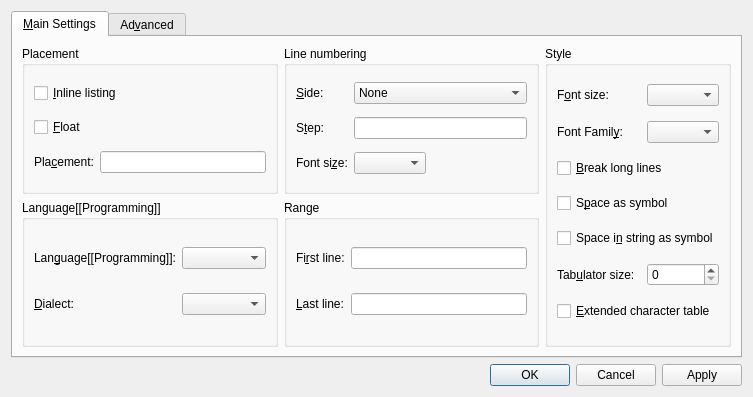
<?xml version="1.0" encoding="UTF-8"?>
<ui version="4.0">
 <class>ListingsUi</class>
 <widget class="QDialog" name="ListingsUi">
  <property name="geometry">
   <rect>
    <x>0</x>
    <y>0</y>
    <width>753</width>
    <height>397</height>
   </rect>
  </property>
  <property name="windowTitle">
   <string>Listing</string>
  </property>
  <layout class="QGridLayout" name="gridLayout_9">
   <item row="0" column="0">
    <widget class="QTabWidget" name="listingsTW">
     <property name="currentIndex">
      <number>0</number>
     </property>
     <widget class="QWidget" name="tab">
      <attribute name="title">
       <string>&amp;Main Settings</string>
      </attribute>
      <layout class="QGridLayout" name="gridLayout_6">
       <item row="0" column="0">
        <widget class="QGroupBox" name="placementGB">
         <property name="title">
          <string>Placement</string>
         </property>
         <property name="flat">
          <bool>true</bool>
         </property>
         <layout class="QGridLayout" name="gridLayout">
          <item row="0" column="0" colspan="2">
           <widget class="QCheckBox" name="inlineCB">
            <property name="toolTip">
             <string>Check for inline listings</string>
            </property>
            <property name="text">
             <string>&amp;Inline listing</string>
            </property>
           </widget>
          </item>
          <item row="1" column="0" colspan="2">
           <widget class="QCheckBox" name="floatCB">
            <property name="toolTip">
             <string>Check for floating listings</string>
            </property>
            <property name="text">
             <string>&amp;Float</string>
            </property>
           </widget>
          </item>
          <item row="2" column="0">
           <widget class="QLabel" name="captionL_5">
            <property name="text">
             <string>Pla&amp;cement:</string>
            </property>
            <property name="wordWrap">
             <bool>false</bool>
            </property>
            <property name="buddy">
             <cstring>placementLE</cstring>
            </property>
           </widget>
          </item>
          <item row="2" column="1">
           <widget class="QLineEdit" name="placementLE">
            <property name="toolTip">
             <string>Specify placement (htbp) for floating listings</string>
            </property>
           </widget>
          </item>
         </layout>
        </widget>
       </item>
       <item row="0" column="1">
        <widget class="QGroupBox" name="numberstyleGB">
         <property name="title">
          <string>Line numbering</string>
         </property>
         <property name="flat">
          <bool>true</bool>
         </property>
         <layout class="QGridLayout" name="gridLayout_2">
          <item row="0" column="0">
           <widget class="QLabel" name="label">
            <property name="text">
             <string>&amp;Side:</string>
            </property>
            <property name="buddy">
             <cstring>numberSideCO</cstring>
            </property>
           </widget>
          </item>
          <item row="0" column="1">
           <widget class="QComboBox" name="numberSideCO">
            <property name="toolTip">
             <string>On which side should line numbers be printed?</string>
            </property>
            <item>
             <property name="text">
              <string>None</string>
             </property>
            </item>
            <item>
             <property name="text">
              <string>Left</string>
             </property>
            </item>
            <item>
             <property name="text">
              <string>Right</string>
             </property>
            </item>
           </widget>
          </item>
          <item row="1" column="0">
           <widget class="QLabel" name="stepnumberL">
            <property name="toolTip">
             <string/>
            </property>
            <property name="text">
             <string>S&amp;tep:</string>
            </property>
            <property name="wordWrap">
             <bool>false</bool>
            </property>
            <property name="buddy">
             <cstring>numberStepLE</cstring>
            </property>
           </widget>
          </item>
          <item row="1" column="1">
           <widget class="QLineEdit" name="numberStepLE">
            <property name="toolTip">
             <string>Difference between two numbered lines</string>
            </property>
            <property name="statusTip">
             <string/>
            </property>
            <property name="text">
             <string/>
            </property>
            <property name="alignment">
             <set>Qt::AlignLeading</set>
            </property>
           </widget>
          </item>
          <item row="2" column="0">
           <widget class="QLabel" name="numberfontsizeL">
            <property name="text">
             <string>Font si&amp;ze:</string>
            </property>
            <property name="wordWrap">
             <bool>false</bool>
            </property>
            <property name="buddy">
             <cstring>numberFontSizeCO</cstring>
            </property>
           </widget>
          </item>
          <item row="2" column="1">
           <widget class="QComboBox" name="numberFontSizeCO">
            <property name="sizePolicy">
             <sizepolicy hsizetype="Fixed" vsizetype="Fixed">
              <horstretch>0</horstretch>
              <verstretch>0</verstretch>
             </sizepolicy>
            </property>
            <property name="toolTip">
             <string>Choose the font size for line numbers</string>
            </property>
            <property name="editable">
             <bool>false</bool>
            </property>
            <property name="duplicatesEnabled">
             <bool>false</bool>
            </property>
           </widget>
          </item>
         </layout>
        </widget>
       </item>
       <item row="0" column="2" rowspan="2">
        <widget class="QGroupBox" name="basicstyleGB">
         <property name="title">
          <string>Style</string>
         </property>
         <property name="flat">
          <bool>true</bool>
         </property>
         <layout class="QGridLayout" name="gridLayout_5">
          <item row="0" column="0">
           <widget class="QLabel" name="fontsize_label_3">
            <property name="text">
             <string>F&amp;ont size:</string>
            </property>
            <property name="wordWrap">
             <bool>false</bool>
            </property>
            <property name="buddy">
             <cstring>fontsizeCO</cstring>
            </property>
           </widget>
          </item>
          <item row="0" column="1">
           <widget class="QComboBox" name="fontsizeCO">
            <property name="sizePolicy">
             <sizepolicy hsizetype="Fixed" vsizetype="Fixed">
              <horstretch>0</horstretch>
              <verstretch>0</verstretch>
             </sizepolicy>
            </property>
            <property name="toolTip">
             <string>The content's base font size</string>
            </property>
            <property name="editable">
             <bool>false</bool>
            </property>
            <property name="duplicatesEnabled">
             <bool>false</bool>
            </property>
           </widget>
          </item>
          <item row="1" column="0">
           <widget class="QLabel" name="fontstyle_label_3">
            <property name="text">
             <string>Font Famil&amp;y:</string>
            </property>
            <property name="wordWrap">
             <bool>false</bool>
            </property>
            <property name="buddy">
             <cstring>fontstyleCO</cstring>
            </property>
           </widget>
          </item>
          <item row="1" column="1">
           <widget class="QComboBox" name="fontstyleCO">
            <property name="sizePolicy">
             <sizepolicy hsizetype="Fixed" vsizetype="Fixed">
              <horstretch>0</horstretch>
              <verstretch>0</verstretch>
             </sizepolicy>
            </property>
            <property name="toolTip">
             <string>The content's base font style</string>
            </property>
            <property name="editable">
             <bool>false</bool>
            </property>
            <property name="duplicatesEnabled">
             <bool>false</bool>
            </property>
           </widget>
          </item>
          <item row="2" column="0" colspan="2">
           <widget class="QCheckBox" name="breaklinesCB">
            <property name="toolTip">
             <string>Break lines longer than the linewidth</string>
            </property>
            <property name="text">
             <string>&amp;Break long lines</string>
            </property>
            <property name="shortcut">
             <number>276824130</number>
            </property>
           </widget>
          </item>
          <item row="3" column="0" colspan="2">
           <widget class="QCheckBox" name="spaceCB">
            <property name="toolTip">
             <string>Make spaces visible by a special symbol</string>
            </property>
            <property name="text">
             <string>S&amp;pace as symbol</string>
            </property>
            <property name="shortcut">
             <number>276824147</number>
            </property>
           </widget>
          </item>
          <item row="4" column="0" colspan="2">
           <widget class="QCheckBox" name="spaceInStringCB">
            <property name="toolTip">
             <string>Make spaces in strings visible by a special symbol</string>
            </property>
            <property name="text">
             <string>Space i&amp;n string as symbol</string>
            </property>
            <property name="shortcut">
             <number>276824147</number>
            </property>
           </widget>
          </item>
          <item row="5" column="0">
           <widget class="QLabel" name="tabsizeL">
            <property name="text">
             <string>Tab&amp;ulator size:</string>
            </property>
            <property name="buddy">
             <cstring>tabsizeSB</cstring>
            </property>
           </widget>
          </item>
          <item row="5" column="1">
           <widget class="QSpinBox" name="tabsizeSB"/>
          </item>
          <item row="6" column="0" colspan="2">
           <widget class="QCheckBox" name="extendedcharsCB">
            <property name="enabled">
             <bool>true</bool>
            </property>
            <property name="toolTip">
             <string>Use extended character table</string>
            </property>
            <property name="text">
             <string>&amp;Extended character table</string>
            </property>
            <property name="shortcut">
             <number>276824133</number>
            </property>
           </widget>
          </item>
         </layout>
        </widget>
       </item>
       <item row="1" column="0">
        <widget class="QGroupBox" name="languageGB">
         <property name="title">
          <string>Language[[Programming]]</string>
         </property>
         <property name="flat">
          <bool>true</bool>
         </property>
         <layout class="QGridLayout" name="gridLayout_3">
          <item row="0" column="0">
           <widget class="QLabel" name="languageLBL">
            <property name="text">
             <string>Lan&amp;guage[[Programming]]:</string>
            </property>
            <property name="buddy">
             <cstring>languageCO</cstring>
            </property>
           </widget>
          </item>
          <item row="0" column="1">
           <widget class="QComboBox" name="languageCO">
            <property name="toolTip">
             <string>Select the programming language</string>
            </property>
           </widget>
          </item>
          <item row="1" column="0">
           <widget class="QLabel" name="dialectLBL">
            <property name="text">
             <string>&amp;Dialect:</string>
            </property>
            <property name="buddy">
             <cstring>dialectCO</cstring>
            </property>
           </widget>
          </item>
          <item row="1" column="1">
           <widget class="QComboBox" name="dialectCO">
            <property name="toolTip">
             <string>Select the dialect of the programming language, if available</string>
            </property>
           </widget>
          </item>
         </layout>
        </widget>
       </item>
       <item row="1" column="1">
        <widget class="QGroupBox" name="rangeGB">
         <property name="title">
          <string>Range</string>
         </property>
         <property name="flat">
          <bool>true</bool>
         </property>
         <layout class="QGridLayout" name="gridLayout_4">
          <item row="0" column="0">
           <widget class="QLabel" name="numberfontsizeL_3">
            <property name="text">
             <string>Fi&amp;rst line:</string>
            </property>
            <property name="wordWrap">
             <bool>false</bool>
            </property>
            <property name="buddy">
             <cstring>firstlineLE</cstring>
            </property>
           </widget>
          </item>
          <item row="0" column="1">
           <widget class="QLineEdit" name="firstlineLE">
            <property name="toolTip">
             <string>The first line to be printed</string>
            </property>
            <property name="text">
             <string/>
            </property>
            <property name="alignment">
             <set>Qt::AlignLeading</set>
            </property>
           </widget>
          </item>
          <item row="1" column="0">
           <widget class="QLabel" name="numberfontsizeL_2">
            <property name="text">
             <string>&amp;Last line:</string>
            </property>
            <property name="wordWrap">
             <bool>false</bool>
            </property>
            <property name="buddy">
             <cstring>lastlineLE</cstring>
            </property>
           </widget>
          </item>
          <item row="1" column="1">
           <widget class="QLineEdit" name="lastlineLE">
            <property name="toolTip">
             <string>The last line to be printed</string>
            </property>
            <property name="text">
             <string/>
            </property>
            <property name="alignment">
             <set>Qt::AlignLeading</set>
            </property>
           </widget>
          </item>
         </layout>
        </widget>
       </item>
      </layout>
     </widget>
     <widget class="QWidget" name="tab_2">
      <attribute name="title">
       <string>Ad&amp;vanced</string>
      </attribute>
      <layout class="QGridLayout" name="gridLayout_8">
       <item row="0" column="0">
        <widget class="QGroupBox" name="listingsGB">
         <property name="sizePolicy">
          <sizepolicy hsizetype="Fixed" vsizetype="Fixed">
           <horstretch>0</horstretch>
           <verstretch>0</verstretch>
          </sizepolicy>
         </property>
         <property name="title">
          <string>More Parameters</string>
         </property>
         <property name="flat">
          <bool>true</bool>
         </property>
         <layout class="QGridLayout" name="gridLayout_7">
          <item row="0" column="0">
           <widget class="QSplitter" name="splitter">
            <property name="orientation">
             <enum>Qt::Horizontal</enum>
            </property>
            <widget class="QTextBrowser" name="listingsTB">
             <property name="maximumSize">
              <size>
               <width>16777215</width>
               <height>16777215</height>
              </size>
             </property>
             <property name="acceptDrops">
              <bool>false</bool>
             </property>
             <property name="toolTip">
              <string>Feedback window</string>
             </property>
             <property name="frameShape">
              <enum>QFrame::Box</enum>
             </property>
             <property name="frameShadow">
              <enum>QFrame::Plain</enum>
             </property>
             <property name="acceptRichText">
              <bool>false</bool>
             </property>
            </widget>
            <widget class="QTextEdit" name="listingsED">
             <property name="sizePolicy">
              <sizepolicy hsizetype="Fixed" vsizetype="Fixed">
               <horstretch>0</horstretch>
               <verstretch>0</verstretch>
              </sizepolicy>
             </property>
             <property name="toolTip">
              <string>Input listing parameters here. Enter ? for a list of parameters.</string>
             </property>
            </widget>
           </widget>
          </item>
          <item row="1" column="0">
           <widget class="QCheckBox" name="bypassCB">
            <property name="toolTip">
             <string>Check it to enter parameters that are not recognizable by LyX</string>
            </property>
            <property name="text">
             <string>&amp;Bypass validation</string>
            </property>
           </widget>
          </item>
         </layout>
        </widget>
       </item>
      </layout>
     </widget>
    </widget>
   </item>
   <item row="1" column="0">
    <layout class="QHBoxLayout" name="horizontalLayout">
     <item>
      <widget class="QDialogButtonBox" name="buttonBox">
       <property name="standardButtons">
        <set>QDialogButtonBox::Apply|QDialogButtonBox::Cancel|QDialogButtonBox::Ok</set>
       </property>
      </widget>
     </item>
    </layout>
   </item>
  </layout>
 </widget>
 <tabstops>
  <tabstop>listingsTW</tabstop>
  <tabstop>inlineCB</tabstop>
  <tabstop>floatCB</tabstop>
  <tabstop>placementLE</tabstop>
  <tabstop>languageCO</tabstop>
  <tabstop>dialectCO</tabstop>
  <tabstop>numberSideCO</tabstop>
  <tabstop>numberStepLE</tabstop>
  <tabstop>numberFontSizeCO</tabstop>
  <tabstop>firstlineLE</tabstop>
  <tabstop>lastlineLE</tabstop>
  <tabstop>fontsizeCO</tabstop>
  <tabstop>fontstyleCO</tabstop>
  <tabstop>breaklinesCB</tabstop>
  <tabstop>spaceCB</tabstop>
  <tabstop>spaceInStringCB</tabstop>
  <tabstop>extendedcharsCB</tabstop>
  <tabstop>listingsTB</tabstop>
  <tabstop>listingsED</tabstop>
 </tabstops>
 <includes>
  <include location="local">qt_i18n.h</include>
 </includes>
 <resources/>
 <connections/>
</ui>
